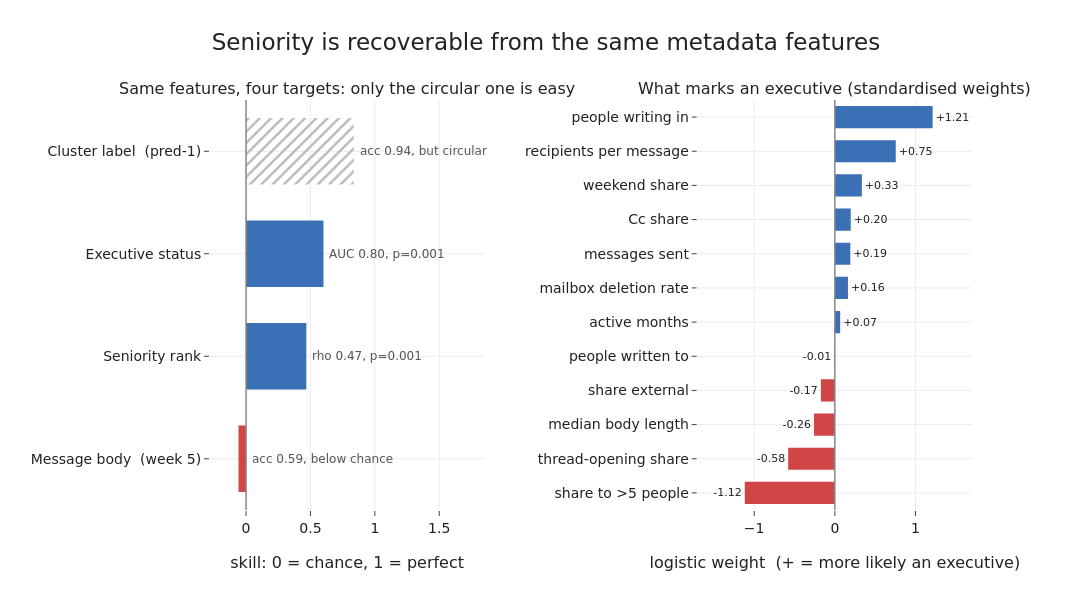

Notebook source saved alongside this figure:
### Markdown cell above
## Where the signal sits, and how the targets compare

The same twelve features predict seniority rank with a cross-validated Spearman
correlation, predict executive status at AUC 0.80, predict the circular cluster
label at 0.94, and recover almost nothing from the message body (the week-5
result). Scaling each to its own chance-to-perfect range puts them on one axis.
The standardised logistic weights on the right show the behaviour behind the
executive signal: many distinct people writing in, more recipients per message,
and little mass-broadcasting.

### Code cell
reg = make_pipeline(StandardScaler(), RidgeCV(alphas=np.logspace(-2, 3, 20)))
cvr = KFold(10, shuffle=True, random_state=0)
pred_rank = cross_val_predict(reg, X, y_rank, cv=cvr)
rho = float(spearmanr(y_rank, pred_rank).statistic)
rng2 = np.random.default_rng(1)
nullr = np.array([spearmanr(yp := rng2.permutation(y_rank),
                            cross_val_predict(reg, X, yp, cv=cvr)).statistic for _ in range(1000)])
p_rank = (int(np.sum(nullr >= rho)) + 1) / 1001
print(f"seniority Spearman {rho:.3f}  null mean {nullr.mean():.3f}  p {p_rank:.4f}")

skill = [
    ("Cluster label  (pred-1)", (loo_acc - base) / (1 - base), "acc 0.94, but circular", GREY, "/"),
    ("Executive status",        2 * auc - 1,                    f"AUC {auc:.2f}, p={p_exec:.3f}", BLUE, ""),
    ("Seniority rank",          rho,                            f"rho {rho:.2f}, p={p_rank:.3f}", BLUE, ""),
    ("Message body  (week 5)",  (0.59 - base) / (1 - base),     "acc 0.59, below chance", RED, ""),
]
names = [s[0] for s in skill][::-1]; sv = [s[1] for s in skill][::-1]
txt = [s[2] for s in skill][::-1]; bc = [s[3] for s in skill][::-1]; patt = [s[4] for s in skill][::-1]

lr = LogisticRegression(max_iter=5000, class_weight="balanced").fit(Xs, y_exec)
coef = pd.Series(lr.coef_[0], index=FEATS).sort_values()
cf_names = [PRETTY[f] for f in coef.index]
cf_cols = [RED if v < 0 else BLUE for v in coef.values]

fig = make_subplots(rows=1, cols=2, column_widths=[0.5, 0.5], horizontal_spacing=0.28,
    subplot_titles=["Same features, four targets: only the circular one is easy",
                    "What marks an executive (standardised weights)"])
fig.add_trace(go.Bar(y=names, x=sv, orientation="h", marker=dict(color=bc, pattern=dict(shape=patt)),
    cliponaxis=False, showlegend=False), row=1, col=1)
fig.add_vline(x=0, line=dict(color="#888", width=1.5), row=1, col=1)
for nm, v, t in zip(names, sv, txt):
    fig.add_annotation(x=max(v, 0.0) + 0.03, y=nm, text=t, showarrow=False, xanchor="left",
        font=dict(size=12, color="#555"), row=1, col=1)
fig.update_xaxes(title_text="skill: 0 = chance, 1 = perfect", range=[-0.28, 1.85], row=1, col=1)

fig.add_trace(go.Bar(y=cf_names, x=coef.values, orientation="h", marker_color=cf_cols,
    text=[f"{v:+.2f}" for v in coef.values], textposition="outside", textfont=dict(size=11),
    cliponaxis=False, showlegend=False), row=1, col=2)
fig.add_vline(x=0, line=dict(color="#888", width=1.5), row=1, col=2)
fig.update_xaxes(title_text="logistic weight  (+ = more likely an executive)", range=[-1.7, 1.7], row=1, col=2)
fig.update_layout(title="Seniority is recoverable from the same metadata features",
    bargap=0.35)
save_fig(fig, "pp3_targets_and_drivers.png", w=1360, h=600, margin=dict(l=210, r=120, t=100, b=90))

### Figure 1 — Plotly figure (JSON) as saved in the notebook; plotly's stock layout.template omitted (floating-point values rounded to 4 significant figures)
{"data": [{"cliponaxis": false, "marker": {"color": ["#d04545", "#3b6fb6", "#3b6fb6", "#b8b8b8"], "pattern": {"shape": ["", "", "", "/"]}}, "orientation": "h", "showlegend": false, "type": "bar", "x": [-0.05855, 0.468, 0.601, 0.8364], "xaxis": "x", "y": ["Message body  (week 5)", "Seniority rank", "Executive status", "Cluster label  (pred-1)"], "yaxis": "y"}, {"cliponaxis": false, "marker": {"color": ["#d04545", "#d04545", "#d04545", "#d04545", "#d04545", "#3b6fb6", "#3b6fb6", "#3b6fb6", "#3b6fb6", "#3b6fb6", "#3b6fb6", "#3b6fb6"]}, "orientation": "h", "showlegend": false, "text": ["-1.12", "-0.58", "-0.26", "-0.17", "-0.01", "+0.07", "+0.16", "+0.19", "+0.20", "+0.33", "+0.75", "+1.21"], "textfont": {"size": 11}, "textposition": "outside", "type": "bar", "x": [-1.117, -0.5784, -0.2581, -0.1734, -0.007231, 0.06603, 0.1622, 0.1919, 0.1968, 0.335, 0.7549, 1.212], "xaxis": "x2", "y": ["share to >5 people", "thread-opening share", "median body length", "share external", "people written to", "active months", "mailbox deletion rate", "messages sent", "Cc share", "weekend share", "recipients per message", "people writing in"], "yaxis": "y2"}], "layout": {"annotations": [{"font": {"size": 16}, "showarrow": false, "text": "Same features, four targets: only the circular one is easy", "x": 0.18, "xanchor": "center", "xref": "paper", "y": 1.0, "yanchor": "bottom", "yref": "paper"}, {"font": {"size": 16}, "showarrow": false, "text": "What marks an executive (standardised weights)", "x": 0.82, "xanchor": "center", "xref": "paper", "y": 1.0, "yanchor": "bottom", "yref": "paper"}, {"font": {"color": "#555", "size": 12}, "showarrow": false, "text": "acc 0.59, below chance", "x": 0.03, "xanchor": "left", "xref": "x", "y": "Message body  (week 5)", "yref": "y"}, {"font": {"color": "#555", "size": 12}, "showarrow": false, "text": "rho 0.47, p=0.001", "x": 0.498, "xanchor": "left", "xref": "x", "y": "Seniority rank", "yref": "y"}, {"font": {"color": "#555", "size": 12}, "showarrow": false, "text": "AUC 0.80, p=0.001", "x": 0.631, "xanchor": "left", "xref": "x", "y": "Executive status", "yref": "y"}, {"font": {"color": "#555", "size": 12}, "showarrow": false, "text": "acc 0.94, but circular", "x": 0.8664, "xanchor": "left", "xref": "x", "y": "Cluster label  (pred-1)", "yref": "y"}], "bargap": 0.35, "height": 600, "margin": {"b": 90, "l": 210, "r": 120, "t": 100}, "shapes": [{"line": {"color": "#888", "width": 1.5}, "type": "line", "x0": 0, "x1": 0, "xref": "x", "y0": 0, "y1": 1, "yref": "y domain"}, {"line": {"color": "#888", "width": 1.5}, "type": "line", "x0": 0, "x1": 0, "xref": "x2", "y0": 0, "y1": 1, "yref": "y2 domain"}], "title": {"text": "Seniority is recoverable from the same metadata features"}, "width": 1360, "xaxis": {"anchor": "y", "domain": [0.0, 0.36], "range": [-0.28, 1.85], "title": {"text": "skill: 0 = chance, 1 = perfect"}}, "xaxis2": {"anchor": "y2", "domain": [0.64, 1.0], "range": [-1.7, 1.7], "title": {"text": "logistic weight  (+ = more likely an executive)"}}, "yaxis": {"anchor": "x", "domain": [0.0, 1.0]}, "yaxis2": {"anchor": "x2", "domain": [0.0, 1.0]}}}
